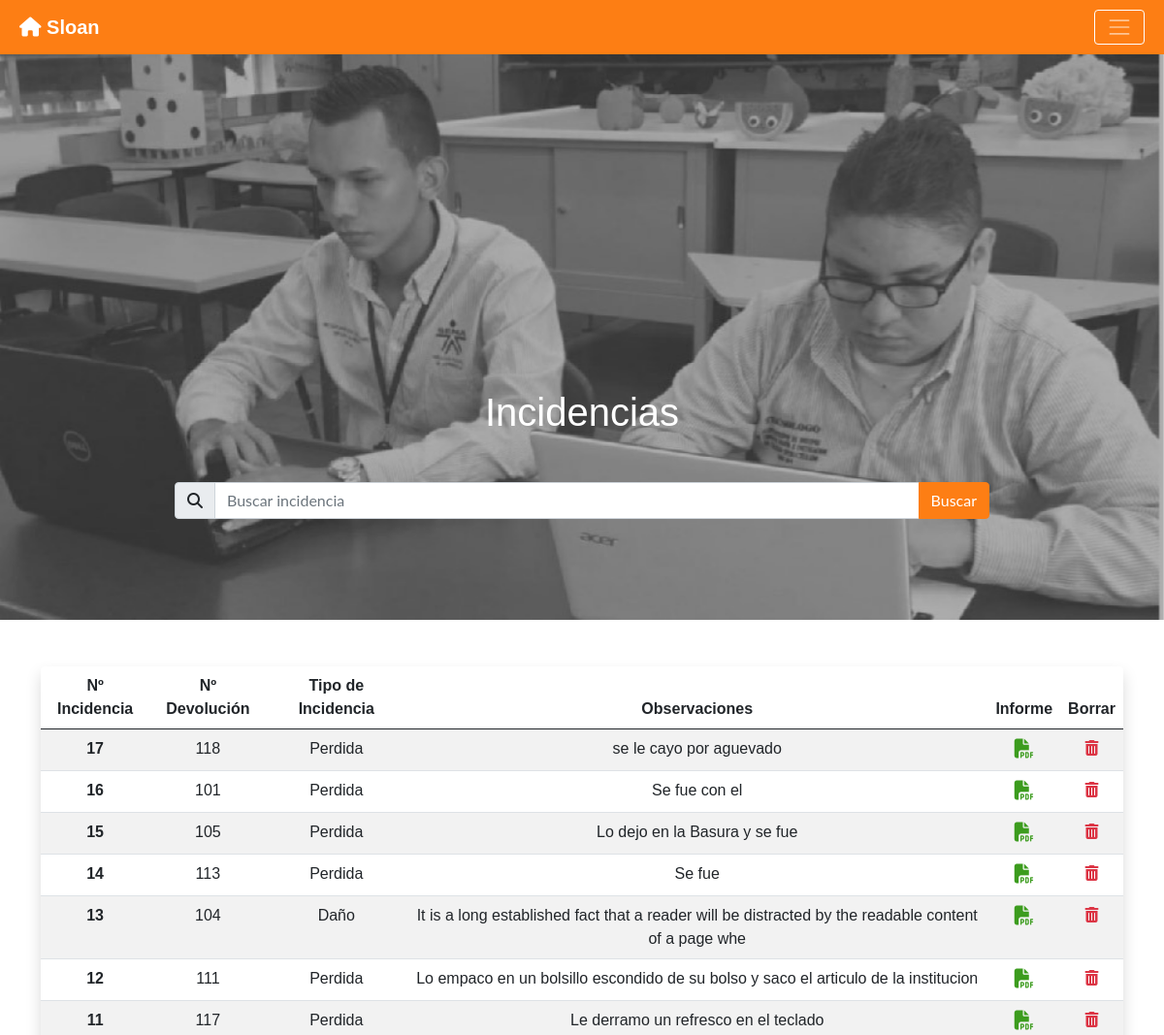
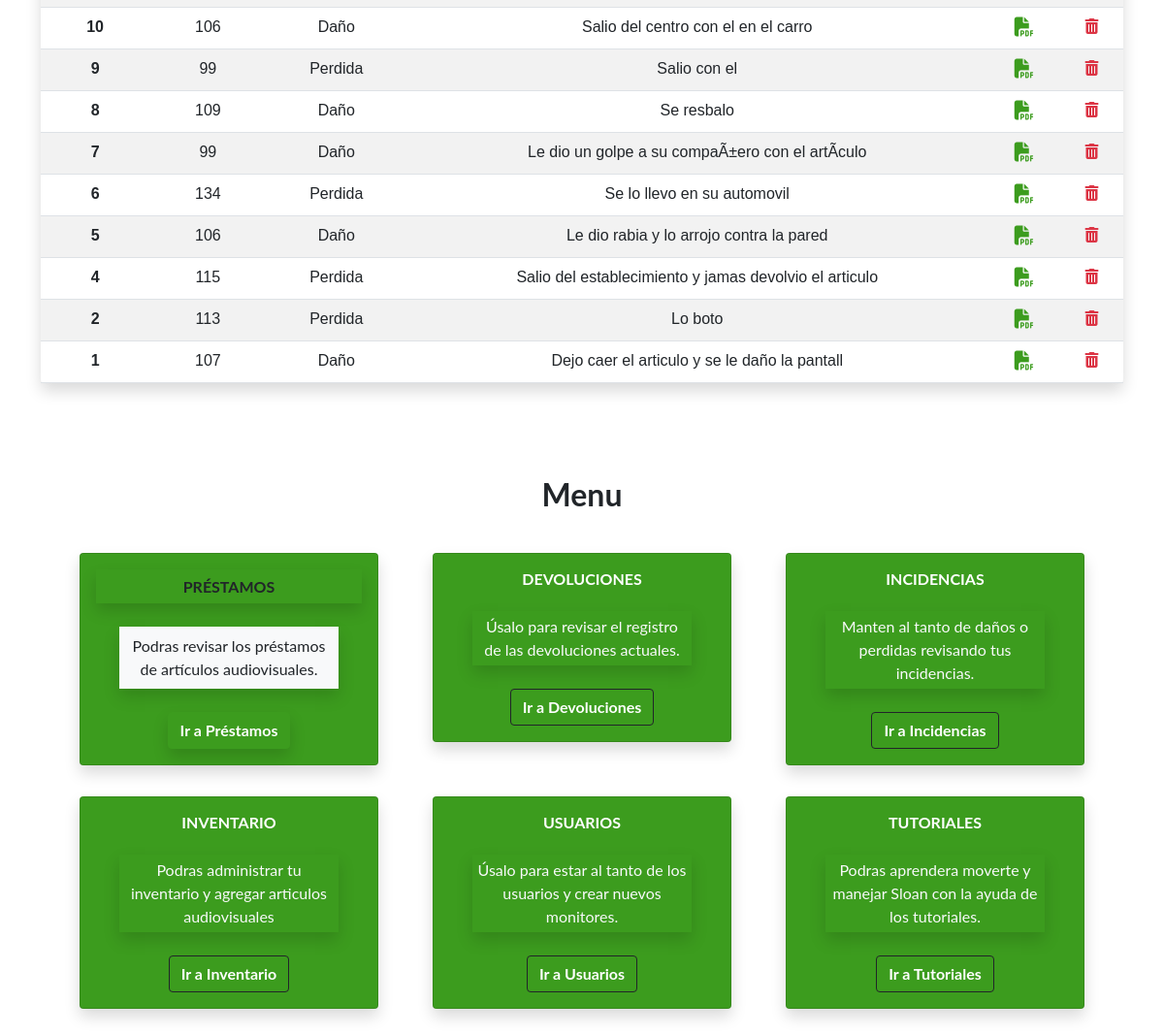
The app's page /admin/inciencia.php (signed in) with its own data (2 pictures, top to bottom).
### tables this page shows
CREATE TABLE `incidencias` (
  `id_incidencia` int(11) NOT NULL,
  `id_det_devolucion` int(11) NOT NULL,
  `tipo_incidencia` int(11) NOT NULL,
  `observaciones` varchar(100) NOT NULL
);

### confirmarInicio.php (called while the page is built, shortened)
<?php
    class Confirmar {
        private $carnet;
        function __construct(){
            if (isset($_SESSION['carnetUsuario'])){
                $this -> carnet = $_SESSION['carnetUsuario'];
            }
        }
        function verificar(){
            include "conexion.php";
            $sql = "call confirmarInicioSesion(?)";
            try {
                $stmt =  $con -> prepare($sql);
                $stmt -> bindParam(1, $this -> carnet, PDO::PARAM_STR);
                $stmt -> execute();
                $resultSet = $stmt -> fetch();
                if ($resultSet['sesion'] == "activo" ){
                    $resultSet = true;
                }else{
                    $resultSet = false;
                }
            } catch (PDOException $e) {
                echo "error en confirmar sesion".$e-> getMessage();
            }
            return $resultSet;
        }
    }
?>

### admin/inciencia.php (the view, shortened to what this page needs)
<?php
	include_once"../conexion.php";
    include_once "../confirmarInicio.php";
	$sentencia_select = $con -> prepare('SELECT * FROM incidencias ORDER BY id_incidencia DESC');
	$sentencia_select -> execute();
	$resultado = $sentencia_select -> fetchAll();
    $confirmar = new Confirmar();
    if ($confirmar -> verificar() == true):
?>
<!DOCTYPE html>
<html lang="es">
	<head>
        <link rel="stylesheet" href="../css/custom.css">
	</head>
	<body style="font-family: 'Noto Sans JP', sans-serif;">
        <?php include_once "../plantillas/navegacion.plantilla.php" ?>
        <div class="carousel slide" data-bs-ride="carousel">
            <div class="carousel-inner">
                <div class="carousel-item active">
                    <img src="../img/Fondo.jpeg" class="d-block w-100 h-100" alt="Logo Carrusel">
                </div>
                <div class="carousel-caption d-sm-block mt-sm-5 d-md-block">
                    <h1 class="h1 text-white mb-5 d-none d-md-block">Incidencias</h1>
					<form class="row text-center justify-content-center align-items-center" method="post">
	                    <div class="input-group mb-3">
                            <span class="input-group-text mb-5" id="basic-addon1"><i class="fas fa-search"></i></span>
							<input type="text" class="form-control mb-5" name="buscar" placeholder="Buscar incidencia" value="<?php if(isset($buscar_text)) echo $buscar_text; ?>">
                            <input type="submit" class="btn btn-warning text-white mb-5" name="btn_buscar" value="Buscar">
	                    </div>
					</form>
                </div>
            </div>
        </div>
		<div class="container">
			<div class="row pt-5">
				<div class="col-12">
        			<table class="table table-striped table-hover shadow p-3 mb-5 bg-white rounded">
        				<thead>
        					<tr class="text-center">
        						<th class="fw-bold" scope="col">Nº Incidencia</th>
        						<th class="fw-bold" scope="col">Nº Devolución</th>
        						<th class="fw-bold" scope="col">Tipo de Incidencia</th>
                                <th class="fw-bold" scope="col">Observaciones</th>
                                <th class="fw-bold" scope="col">Informe</th>
                                <th class="fw-bold" scope="col">Borrar</th>
        					</tr>
        				</thead>
        				<tbody>
							<?php foreach($resultado as $fila):?>
                                <?php if($fila ['tipo_incidencia'] == 1){ $tipoIncidencia = "Daño"; } else { $tipoIncidencia = "Perdida"; } ?>
            					<tr class="text-center">
            						<th class="fw-bold" scope="row">
                                        <?php echo $fila['id_incidencia']; ?>
                                    </th>
            						<td>
                                        <?php echo $fila['id_det_devolucion']; ?>
                                    </td>
            						<td>
                                        <?php echo $tipoIncidencia; ?>
                                    </td>
            						<td>
                                        <?php echo $fila['observaciones']; ?>
                                    </td>
    								<td><a href="../pdf/index.php?id_incidencia= <?php echo $fila['id_incidencia']; ?>" target="_blank" class="h5 text-success" title="Generar Informe"><i class="fas fa-file-pdf"></i></a></td>
    								<td><a href="delete_incidencia.php?id_incidencia= <?php echo $fila['id_incidencia']; ?>" class="h6 text-danger" onclick="return confirmarEliminar()"><i class="fas fa-trash-alt"></i></a></td>
            					</tr>
        					<?php endforeach ?>
        				</tbody>
        			</table>
				</div>
			</div>
            <?php include_once "../plantillas/contenido.plantilla.php" ?>
		</div>
	</body>
</html>
<?php
    endif;
?>

### plantillas/navegacion.plantilla.php (shortened to what this page needs)
<div class="container-fluid">
    <div class="row bg-warning">
        <div class="col-12">
            <nav class="navbar navbar-dark align-items-center p-2">
                <a class="navbar-brand" href="home.php">
                    <span><i class="fas fa-home"></i></span>
                    <h2 class="text-white text-center d-inline h5 fw-bold">Sloan</h2>
                </a>
                <button class="navbar-toggler border-white"
                    type="button"
                    data-toggle="collapse"
                    data-target="#navbarSupportedContent"
                    aria-controls="navbarSupportedContent"
                    aria-expanded="false"
                    aria-label="Toggle navigation"
                    title="Menu">
                    <span class="navbar-toggler-icon small"></span>
                </button>
            </nav>
        </div>
    </div>
</div>

### plantillas/contenido.plantilla.php
<div class="row pt-5" id="opciones" style="font-family: 'Lato', sans-serif;">
    <div class="col-12">
        <div class="container text-white">
            <div class="row text-center mb-5">
            <h2 class="text-dark h2 fw-bold mb-4">Menu</h2>
                <div class="col-lg-4 col-md-6 col-sm-12">
                    <div class="card bg-success rounded m-3 shadow">
                        <div class="card-body">
                            <h5 class="card-title h6 text-uppercase text-dark fw-bold shadow p-2">Préstamos</h5>
                            <p class="card-text bg-light text-dark p-1 shadow p-2 m-4">Podras revisar los préstamos de artículos audiovisuales.</p>
                            <a href="prestamo.php" class="btn btn-success text-white fw-bold shadow">Ir a Préstamos</a>
                        </div>
                    </div>
                </div>
                <div class="col-lg-4 col-md-6 col-sm-12">
                    <div class="card bg-success m-3 shadow">
                        <div class="card-body">
                            <h5 class="card-title h6 text-uppercase fw-bold">Devoluciones</h5>
                            <p class="card-text bg-success  text-light p-1 shadow  m-4">Úsalo para revisar el registro de las devoluciones actuales.</p>
                            <a href="devoluciones.php" class="btn btn-outline-dark text-white fw-bold">Ir a Devoluciones</a>
                        </div>
                    </div>
                </div>
                <div class="col-lg-4 col-md-6 col-sm-12">
                    <div class="card bg-success m-3 shadow">
                        <div class="card-body">
                            <h5 class="card-title h6 text-uppercase fw-bold">Incidencias</h5>
                            <p class="card-text bg-success  text-light p-1 shadow  m-4">Manten al tanto de daños o perdidas revisando tus incidencias.</p>
                            <a href="inciencia.php" class="btn btn-outline-dark text-white fw-bold">Ir a Incidencias</a>
                        </div>
                    </div>
                </div>
                <div class="col-lg-4 col-md-6 col-sm-12">
                    <div class="card bg-success m-3 shadow">
                        <div class="card-body">
                            <h5 class="card-title h6 text-uppercase fw-bold">Inventario</h5>
                            <p class="card-text bg-success  text-light p-1 shadow  m-4">Podras administrar tu inventario y agregar articulos audiovisuales</p>
                            <a href="inventario.php" class="btn btn-outline-dark text-white fw-bold">Ir a Inventario</a>
                        </div>
                    </div>
                </div>
                <div class="col-lg-4 col-md-6 col-sm-12">
                    <div class="card bg-success m-3 shadow">
                        <div class="card-body">
                            <h5 class="card-title h6 text-uppercase fw-bold">Usuarios</h5>
                            <p class="card-text bg-success  text-light p-1 shadow  m-4">Úsalo para estar al tanto de los usuarios y crear nuevos monitores.</p>
                            <a href="usuarios.php" class="btn btn-outline-dark text-white fw-bold">Ir a Usuarios</a>
                        </div>
                    </div>
                </div>
                <div class="col-lg-4 col-md-6 col-sm-12">
                    <div class="card bg-success m-3 shadow">
                        <div class="card-body">
                            <h5 class="card-title h6 text-uppercase fw-bold">Tutoriales</h5>
                            <p class="card-text bg-success  text-light p-1 shadow  m-4">Podras aprendera moverte y manejar Sloan con la ayuda de los tutoriales.</p>
                            <a href="#" class="btn btn-outline-dark text-white fw-bold">Ir a Tutoriales</a>
                        </div>
                    </div>
                </div>
            </div>
        </div>
    </div>
</div>

### records on screen
incidencias: id_incidencia "17", id_det_devolucion "118", tipo_incidencia "Perdida", observaciones "se le cayo por aguevado"
incidencias: id_incidencia "16", id_det_devolucion "101", tipo_incidencia "Perdida", observaciones "Se fue con el"
incidencias: id_incidencia "15", id_det_devolucion "105", tipo_incidencia "Perdida", observaciones "Lo dejo en la Basura y se fue"
incidencias: id_incidencia "14", id_det_devolucion "113", tipo_incidencia "Perdida", observaciones "Se fue"
incidencias: id_incidencia "13", id_det_devolucion "104", tipo_incidencia "Daño", observaciones "It is a long established fact that a reader will be distracted by the readable content of a page whe"
incidencias: id_incidencia "12", id_det_devolucion "111", tipo_incidencia "Perdida", observaciones "Lo empaco en un bolsillo escondido de su bolso y saco el articulo de la institucion"
incidencias: id_incidencia "11", id_det_devolucion "117", tipo_incidencia "Perdida", observaciones "Le derramo un refresco en el teclado"
incidencias: id_incidencia "10", id_det_devolucion "106", tipo_incidencia "Daño", observaciones "Salio del centro con el en el carro"
incidencias: id_incidencia "9", id_det_devolucion "99", tipo_incidencia "Perdida", observaciones "Salio con el"
incidencias: id_incidencia "8", id_det_devolucion "109", tipo_incidencia "Daño", observaciones "Se resbalo"
incidencias: id_incidencia "7", id_det_devolucion "99", tipo_incidencia "Daño", observaciones "Le dio un golpe a su compaÃ±ero con el artÃ­culo"
incidencias: id_incidencia "6", id_det_devolucion "134", tipo_incidencia "Perdida", observaciones "Se lo llevo en su automovil"
incidencias: id_incidencia "5", id_det_devolucion "106", tipo_incidencia "Daño", observaciones "Le dio rabia y lo arrojo contra la pared"
incidencias: id_incidencia "4", id_det_devolucion "115", tipo_incidencia "Perdida", observaciones "Salio del establecimiento y jamas devolvio el articulo"
incidencias: id_incidencia "2", id_det_devolucion "113", tipo_incidencia "Perdida", observaciones "Lo boto"
incidencias: id_incidencia "1", id_det_devolucion "107", tipo_incidencia "Daño", observaciones "Dejo caer el articulo y se le daño la pantall"
